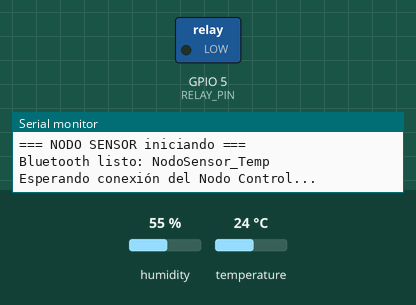
Recording of a sketch running on a simulated ESP32. Parts: switched loads named in the sketch (green lamp = pin HIGH), the last lines printed to the serial monitor. Inputs (shaded band) come from the test bench; at power-on: temperature 24 °C, humidity 55 %. Nothing arrives over Bluetooth unless stated.

Above: at 1.2 s.
1.3 s: temperature set to 29.5 °C
5.5 s: temperature set to 30.7 °C
At 6.3 s:
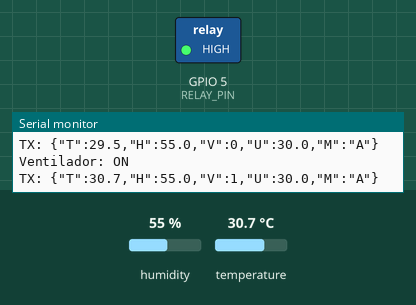
Timing chart, 0 to 8.5 s (numbered marks = the images above; inputs shaded):
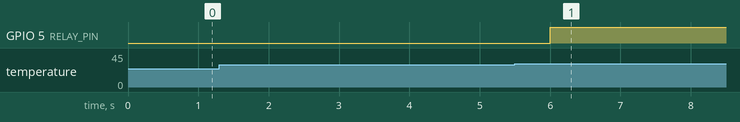

The sketch:

NodoSensor_Simple.ino
```cpp
/*
 * ============================================================
 *  NODO SENSOR - ESP32
 *  Sistema: Monitoreo Temp/Humedad con activación de ventilador
 * ============================================================
 *  - Lee DHT22 cada 2s SIN usar delay() (millis)
 *  - Activa ventilador (relé) si T > umbral en modo AUTO
 *  - Envía telemetría JSON por Bluetooth Serial
 *  - Recibe comandos, los valida y responde con ACK
 *
 *  Hardware:
 *   - DHT22  → GPIO 4
 *   - Relé   → GPIO 5
 *
 *  Librerías necesarias:
 *   - BluetoothSerial (incluida en el core ESP32)
 *   - DHT sensor library (Adafruit)
 *   - Adafruit Unified Sensor
 * ============================================================
 */

#include "BluetoothSerial.h"
#include "DHT.h"

// ---------- Pines ----------
#define DHTPIN      4
#define DHTTYPE     DHT22
#define RELAY_PIN   5

// ---------- Objetos ----------
BluetoothSerial SerialBT;
DHT dht(DHTPIN, DHTTYPE);

// ---------- Estado ----------
float temperatura = 0.0;
float humedad     = 0.0;
float umbral      = 30.0;      // °C
bool  ventilador  = false;
bool  modoAuto    = true;      // true = AUTO, false = MANUAL

// ---------- Temporización NO bloqueante ----------
const unsigned long INTERVALO_LECTURA = 2000;   // 2 s
unsigned long ultimaLectura = 0;

// ---------- Buffer de recepción ----------
String bufferRX = "";

// ---------- Utilidades ----------

// Aplica el estado al relé y actualiza la variable
void aplicarVentilador(bool estado) {
  ventilador = estado;
  digitalWrite(RELAY_PIN, estado ? HIGH : LOW);
  Serial.print("Ventilador: ");
  Serial.println(estado ? "ON" : "OFF");
}

// Envía telemetría en formato JSON
void enviarTelemetria() {
  String msg = "{";
  msg += "\"T\":"   + String(temperatura, 1) + ",";
  msg += "\"H\":"   + String(humedad, 1)     + ",";
  msg += "\"V\":"   + String(ventilador ? 1 : 0) + ",";
  msg += "\"U\":"   + String(umbral, 1)      + ",";
  msg += "\"M\":\"" + String(modoAuto ? "A" : "M") + "\"";
  msg += "}";
  SerialBT.println(msg);
  Serial.println("TX: " + msg);
}

// Envía confirmación de comando
void enviarACK(String cmd, float val, bool ok) {
  String msg = "{\"ACK\":\"" + cmd + "\",";
  msg += "\"VAL\":" + String(val, 1) + ",";
  msg += "\"OK\":" + String(ok ? 1 : 0) + "}";
  SerialBT.println(msg);
  Serial.println("TX ACK: " + msg);
}

// ---------- Procesamiento de comandos recibidos ----------
void procesarComando(String cmd) {
  cmd.trim();
  if (cmd.length() == 0) return;

  // --- SET_THRESHOLD ---
  if (cmd.startsWith("{\"CMD\":\"SET_THRESHOLD\"")) {
    int idx = cmd.indexOf("\"VAL\":");
    if (idx < 0) { enviarACK("SET_THRESHOLD", umbral, false); return; }
    String valStr = cmd.substring(idx + 6, cmd.indexOf('}', idx));
    float nuevo = valStr.toFloat();
    // Validación de rango razonable
    if (nuevo >= 10.0 && nuevo <= 60.0) {
      umbral = nuevo;
      enviarACK("SET_THRESHOLD", umbral, true);
    } else {
      enviarACK("SET_THRESHOLD", umbral, false);
    }
    return;
  }

  // --- FAN_ON ---
  if (cmd.indexOf("\"CMD\":\"FAN_ON\"") >= 0) {
    modoAuto = false;
    aplicarVentilador(true);
    enviarACK("FAN_ON", 1, true);
    return;
  }

  // --- FAN_OFF ---
  if (cmd.indexOf("\"CMD\":\"FAN_OFF\"") >= 0) {
    modoAuto = false;
    aplicarVentilador(false);
    enviarACK("FAN_OFF", 0, true);
    return;
  }

  // --- MODE (A / M) ---
  if (cmd.indexOf("\"CMD\":\"MODE\"") >= 0) {
    bool ok = false;
    if (cmd.indexOf("\"VAL\":\"A\"") >= 0) { modoAuto = true;  ok = true; }
    if (cmd.indexOf("\"VAL\":\"M\"") >= 0) { modoAuto = false; ok = true; }
    enviarACK("MODE", modoAuto ? 1 : 0, ok);
    return;
  }

  // --- STATUS ---
  if (cmd.indexOf("\"CMD\":\"STATUS\"") >= 0) {
    enviarTelemetria();
    return;
  }

  // --- Desconocido ---
  enviarACK("UNKNOWN", 0, false);
}

// ---------- Setup ----------
void setup() {
  Serial.begin(115200);
  Serial.println("=== NODO SENSOR iniciando ===");

  pinMode(RELAY_PIN, OUTPUT);
  digitalWrite(RELAY_PIN, LOW);   // ventilador apagado al inicio

  dht.begin();
  SerialBT.begin("NodoSensor_Temp");
  Serial.println("Bluetooth listo: NodoSensor_Temp");
  Serial.println("Esperando conexión del Nodo Control...");
}

// ---------- Loop ----------
void loop() {
  // 1) Lectura periódica NO bloqueante
  unsigned long ahora = millis();
  if (ahora - ultimaLectura >= INTERVALO_LECTURA) {
    ultimaLectura = ahora;

    float t = dht.readTemperature();
    float h = dht.readHumidity();

    if (!isnan(t) && !isnan(h)) {
      temperatura = t;
      humedad     = h;

      // Lógica AUTO con histéresis de 1 °C (evita parpadeo del relé)
      if (modoAuto) {
        if (!ventilador && temperatura > umbral)        aplicarVentilador(true);
        if ( ventilador && temperatura < umbral - 1.0)  aplicarVentilador(false);
      }
    } else {
      Serial.println("ERROR: lectura DHT22 inválida");
    }

    enviarTelemetria();
  }

  // 2) Recepción de comandos Bluetooth (carácter a carácter)
  while (SerialBT.available()) {
    char c = SerialBT.read();
    if (c == '\n' || c == '\r') {
      if (bufferRX.length() > 0) {
        procesarComando(bufferRX);
        bufferRX = "";
      }
    } else {
      if (bufferRX.length() < 200) bufferRX += c;   // anti-overflow
    }
  }
}
```

Measured:
- the behaviour switches between 30 and 30.1 °C on temperature (found by bisection; images 0 and 1)
- after the input at 5.5 s, GPIO 5 (RELAY_PIN): LOW → HIGH after 0.51 s
